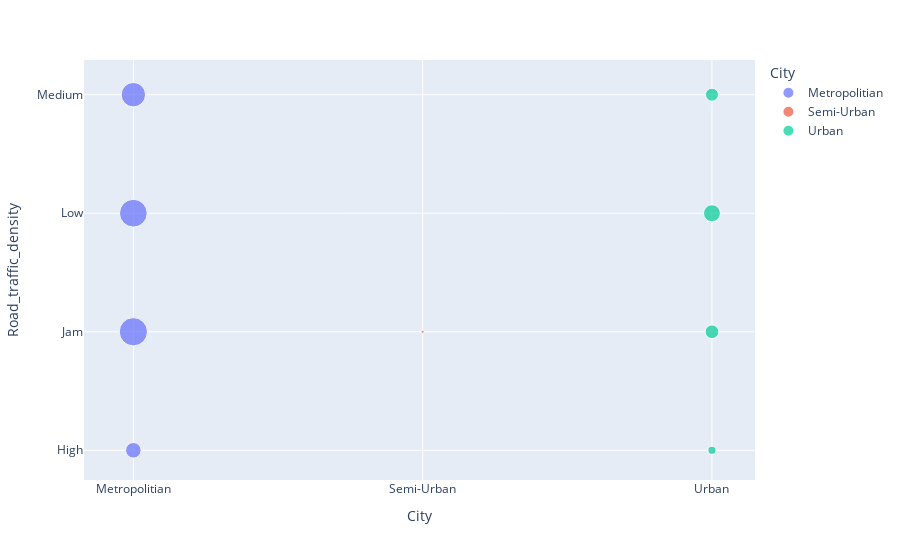

Notebook cell for this chart:
### Code cell
# Creating a bubble graphic

px.scatter(df_aux, x='City', y='Road_traffic_density', size='ID', color='City')

### Figure 1 — Plotly figure (JSON) as saved in the notebook; plotly's stock layout.template omitted (floating-point values rounded to 4 significant figures)
{"data": [{"hovertemplate": "City=%{x}<br>Road_traffic_density=%{y}<br>ID=%{marker.size}<extra></extra>", "legendgroup": "Metropolitian", "marker": {"color": "#636efa", "size": [3208, 10561, 10195, 7899], "sizemode": "area", "sizeref": 26.4, "symbol": "circle"}, "mode": "markers", "name": "Metropolitian", "orientation": "v", "showlegend": true, "type": "scatter", "x": ["Metropolitian", "Metropolitian", "Metropolitian", "Metropolitian"], "xaxis": "x", "y": ["High", "Jam", "Low", "Medium"], "yaxis": "y"}, {"hovertemplate": "City=%{x}<br>Road_traffic_density=%{y}<br>ID=%{marker.size}<extra></extra>", "legendgroup": "Semi-Urban", "marker": {"color": "#EF553B", "size": [16, 126, 10], "sizemode": "area", "sizeref": 26.4, "symbol": "circle"}, "mode": "markers", "name": "Semi-Urban", "orientation": "v", "showlegend": true, "type": "scatter", "x": ["Semi-Urban", "Semi-Urban", "Semi-Urban"], "xaxis": "x", "y": ["High", "Jam", "Medium"], "yaxis": "y"}, {"hovertemplate": "City=%{x}<br>Road_traffic_density=%{y}<br>ID=%{marker.size}<extra></extra>", "legendgroup": "Urban", "marker": {"color": "#00cc96", "size": [881, 2487, 3807, 2229], "sizemode": "area", "sizeref": 26.4, "symbol": "circle"}, "mode": "markers", "name": "Urban", "orientation": "v", "showlegend": true, "type": "scatter", "x": ["Urban", "Urban", "Urban", "Urban"], "xaxis": "x", "y": ["High", "Jam", "Low", "Medium"], "yaxis": "y"}], "layout": {"legend": {"itemsizing": "constant", "title": {"text": "City"}, "tracegroupgap": 0}, "margin": {"t": 60}, "xaxis": {"anchor": "y", "categoryarray": ["Metropolitian", "Semi-Urban", "Urban"], "categoryorder": "array", "domain": [0, 1], "title": {"text": "City"}}, "yaxis": {"anchor": "x", "domain": [0, 1], "title": {"text": "Road_traffic_density"}}}}
